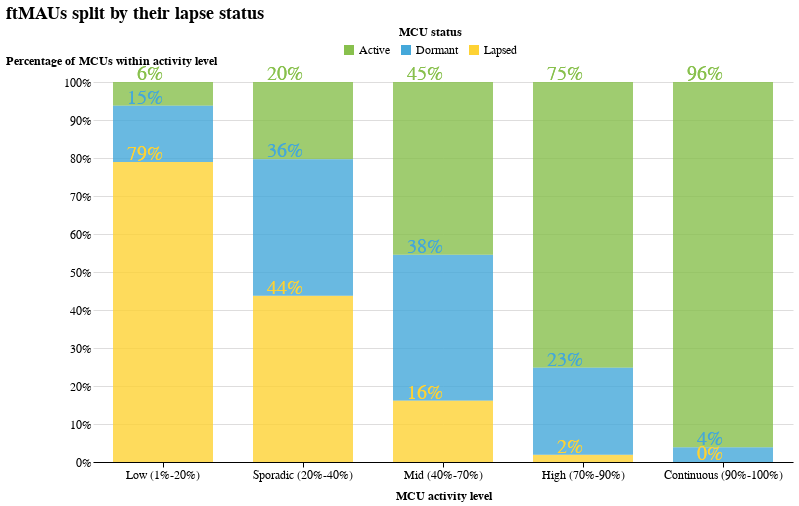

The code cell stored with this chart in its notebook:
### Markdown cell above
As we go more to between 20% and 90% of MCUs there are significantly more customers with 3+ activity periods. We could assume this shows a different type of customer. Here we can outline several main MCU types:

1. No MCU activity - 0%: These are the customers that have topped up the account but not made a card transaction. Obviously all of them have 0 MCU periods, but they could potentially become MCUs since they still have an open N26 account.
2. Low Activity - 1%-20%: These MCUs distinctly have a large share of 1-2 MCU periods. It means that they have only tried using their card for a couple of stretches, but mostly are lapsed. This is only an assumption that we will check in later sections.
3. Mid activity - 20%-90%: There probably is a difference between 21% MCU and 89% MCU, but from the chart above we see that all customers in this large gap are lapsing and returning to card usage, because their 3+ mcu period share is around 80%. These customers are either not convinced or are using N26 cards for a specific purpose that does not lead to every-day use.
4. Continuous activity - 90%-100%: These customers are using their card continuously. We can see that 80% of them have 1-2 MCU periods, so they don't lapse often. More likely when they lapse it causes them dropping to lower brackets and this also signifies a change to different types of MCU.

You might assume that the 90%-100% MCU bracket contains mostly new customers, but in general that is not the case. It was [investigated earlier](https://research.tech26.de/reports/20211206_mcu_insights.html#33) that high activity customers have almost equally high numbers of older MCUs. We will not be looking further into the customer tenure here, refer to the linked study for this info.

# 4. MCU categorisation by lapse<a name="section4"></a>
Finally, let's look at how these customer categories differ by their lapse behaviour. We have two types of lapsed MCUs - dormant and lapsed. It was noticed that 90% of customers who return after lapse do it in 5 months. Therefore we can assume that MCU with over 5 months of inactivity is unlikely to return. This outlines two distinct categories of inactive customers:
1. Lapsed - last MCU activity ended >=6 months before the date of this study.
2. Dormant - customer was an MCU <6 months before the date of this study.

We can now look at the MCU activity rates to see whether they show different lapse behaviour. For this purpose we are not including ftMAUs since they have never lapsed.

### Code cell
data = mcu_rate_vs_lapse
xaxis = "activity_level"
yaxis = "customer_percentage"
col_split = "mcu_status"

x_axis_title = "MCU activity level"
y_axis_title = "Percentage of MCUs within activity level"
chart_title = "ftMAUs split by their lapse status"

column_order = [
    "None (0%)",
    "Low (1%-20%)",
    "Sporadic (20%-40%)",
    "Mid (40%-70%)",
    "High (70%-90%)",
    "Continuous (90%-100%)",
]

base = alt.Chart(data).encode(
    x=alt.X(xaxis + ":O", axis=alt.Axis(title=x_axis_title), sort=column_order)
)

bar = base.mark_bar(size=100).encode(
    y=alt.Y(
        yaxis + ":Q",
        axis=alt.Axis(title=y_axis_title, format=".0%", grid=True),
        scale=alt.Scale(),
        stack="normalize",
    ),
    color=alt.Color(
        col_split, legend=alt.Legend(title="MCU status", legendX=250, legendY=-55)
    ),
)
bar_inside_labels = base.mark_text(size=20, dx=0, dy=-8).encode(
    y=alt.Y(
        yaxis + ":Q",
        axis=alt.Axis(title=y_axis_title, format=".0%", grid=True),
        scale=alt.Scale(),
        stack="normalize",
    ),
    color=alt.Color(col_split, legend=None),
    text=alt.Text("bracket_rate:Q", format=".0%"),
)

nearest = alt.selection(
    type="single", nearest=True, on="mouseover", fields=[xaxis], empty="none"
)
selectors = (
    base.mark_point()
    .encode(
        alt.X(xaxis + ":O", sort=column_order),
        opacity=alt.value(0),
    )
    .add_selection(nearest)
)

bar_select = bar.mark_bar(size=100).encode(
    y=alt.Y(yaxis + ":Q", axis=None, scale=alt.Scale(), stack="normalize"),
    opacity=alt.condition(nearest, alt.value(1), alt.value(0)),
)

alt.layer(
    bar + bar_inside_labels,
    bar_select + bar_inside_labels,
    selectors
    # text_bar
).properties(title=chart_title).resolve_scale(y="independent").configure(
    background="#fff"
)

### Figure 1 — Vega-Lite specification as saved in the notebook (floating-point values rounded to 4 significant figures)
{"width": 700, "height": 380, "config": {"title": {"fontSize": 18, "font": "Karla", "anchor": "start", "fontColor": "#000000"}, "axisX": {"domain": true, "domainColor": "#000000", "domainWidth": 1, "grid": false, "labelFont": "Montserrat", "labelFontSize": 12, "labelAngle": 0, "tickColor": "#000000", "tickSize": 5, "titleFont": "Karla", "titleFontSize": 12, "titlePadding": 10, "title": "X Axis Title (units)"}, "axisY": {"domain": false, "grid": true, "gridColor": "#DEDDDD", "gridWidth": 1, "labelFont": "Montserrat", "labelFontSize": 12, "labelAngle": 0, "ticks": false, "titleFont": "Karla", "titleFontSize": 12, "titlePadding": 10, "title": "Y Axis Title (units)", "titleAngle": 0, "titleY": -15, "titleX": 18}, "range": {"category": ["#88C04D", "#44A8DA", "#FED234", "#A989C5", "#066696", "#FC97C2", "#FF8360", "#B7ABC2"], "diverging": ["#cfe8f3", "#a2d4ec", "#73bfe2", "#46abdb", "#1696d2", "#12719e"]}, "legend": {"labelFont": "Montserrat", "labelFontSize": 12, "symbolType": "square", "symbolSize": 100, "titleFont": "Karla", "titleFontSize": 12, "title": "", "orient": "none", "direction": "horizontal", "titleAnchor": "middle"}, "view": {"stroke": "transparent"}, "background": "#fff", "area": {"fill": "#88C04D"}, "line": {"color": "#88C04D", "stroke": "#88C04D", "strokeWidth": 5}, "trail": {"color": "#88C04D", "stroke": "#88C04D", "strokeWidth": 0, "size": 1}, "path": {"stroke": "#88C04D", "strokeWidth": 0.5}, "point": {"filled": true}, "text": {"font": "Montserrat", "color": "#88C04D", "fontSize": 11, "align": "right", "fontWeight": 400, "size": 11}, "bar": {"size": 40, "binSpacing": 1, "opacity": 0.8, "continuousBandSize": 30, "discreteBandSize": 30, "fill": "#88C04D", "stroke": false}}, "layer": [{"layer": [{"mark": {"type": "bar", "size": 100}, "encoding": {"color": {"field": "mcu_status", "legend": {"legendX": 250, "legendY": -55, "title": "MCU status"}, "type": "nominal"}, "x": {"axis": {"title": "MCU activity level"}, "field": "activity_level", "sort": ["None (0%)", "Low (1%-20%)", "Sporadic (20%-40%)", "Mid (40%-70%)", "High (70%-90%)", "Continuous (90%-100%)"], "type": "ordinal"}, "y": {"axis": {"format": ".0%", "grid": true, "title": "Percentage of MCUs within activity level"}, "field": "customer_percentage", "scale": {}, "stack": "normalize", "type": "quantitative"}}}, {"mark": {"type": "text", "dx": 0, "dy": -8, "size": 20}, "encoding": {"color": {"field": "mcu_status", "legend": null, "type": "nominal"}, "text": {"field": "bracket_rate", "format": ".0%", "type": "quantitative"}, "x": {"axis": {"title": "MCU activity level"}, "field": "activity_level", "sort": ["None (0%)", "Low (1%-20%)", "Sporadic (20%-40%)", "Mid (40%-70%)", "High (70%-90%)", "Continuous (90%-100%)"], "type": "ordinal"}, "y": {"axis": {"format": ".0%", "grid": true, "title": "Percentage of MCUs within activity level"}, "field": "customer_percentage", "scale": {}, "stack": "normalize", "type": "quantitative"}}}]}, {"layer": [{"mark": {"type": "bar", "size": 100}, "encoding": {"color": {"field": "mcu_status", "legend": {"legendX": 250, "legendY": -55, "title": "MCU status"}, "type": "nominal"}, "opacity": {"condition": {"value": 1, "selection": "selector004"}, "value": 0}, "x": {"axis": {"title": "MCU activity level"}, "field": "activity_level", "sort": ["None (0%)", "Low (1%-20%)", "Sporadic (20%-40%)", "Mid (40%-70%)", "High (70%-90%)", "Continuous (90%-100%)"], "type": "ordinal"}, "y": {"axis": null, "field": "customer_percentage", "scale": {}, "stack": "normalize", "type": "quantitative"}}}, {"mark": {"type": "text", "dx": 0, "dy": -8, "size": 20}, "encoding": {"color": {"field": "mcu_status", "legend": null, "type": "nominal"}, "text": {"field": "bracket_rate", "format": ".0%", "type": "quantitative"}, "x": {"axis": {"title": "MCU activity level"}, "field": "activity_level", "sort": ["None (0%)", "Low (1%-20%)", "Sporadic (20%-40%)", "Mid (40%-70%)", "High (70%-90%)", "Continuous (90%-100%)"], "type": "ordinal"}, "y": {"axis": {"format": ".0%", "grid": true, "title": "Percentage of MCUs within activity level"}, "field": "customer_percentage", "scale": {}, "stack": "normalize", "type": "quantitative"}}}]}, {"mark": "point", "encoding": {"opacity": {"value": 0}, "x": {"field": "activity_level", "sort": ["None (0%)", "Low (1%-20%)", "Sporadic (20%-40%)", "Mid (40%-70%)", "High (70%-90%)", "Continuous (90%-100%)"], "type": "ordinal"}}, "selection": {"selector004": {"type": "single", "nearest": true, "on": "mouseover", "fields": ["activity_level"], "empty": "none"}}}], "data": {"name": "data-118a8c9f635152e649538cc7224ee0b1"}, "resolve": {"scale": {"y": "independent"}}, "title": "ftMAUs split by their lapse status", "$schema": "https://vega.github.io/schema/vega-lite/v4.17.0.json", "datasets": {"data-118a8c9f635152e649538cc7224ee0b1": [{"activity_level": "High (70%-90%)", "mcu_status": "Active", "cst": 366405, "customer_percentage": 0.1265, "bracket_rate": 0.752}, {"activity_level": "High (70%-90%)", "mcu_status": "Lapsed", "cst": 9252, "customer_percentage": 0.003194, "bracket_rate": 0.01899}, {"activity_level": "High (70%-90%)", "mcu_status": "Dormant", "cst": 111580, "customer_percentage": 0.03853, "bracket_rate": 0.229}, {"activity_level": "Continuous (90%-100%)", "mcu_status": "Dormant", "cst": 35823, "customer_percentage": 0.01237, "bracket_rate": 0.03897}, {"activity_level": "Continuous (90%-100%)", "mcu_status": "Lapsed", "cst": 6, "customer_percentage": 2.072e-06, "bracket_rate": 6.527e-06}, {"activity_level": "Continuous (90%-100%)", "mcu_status": "Active", "cst": 883422, "customer_percentage": 0.305, "bracket_rate": 0.961}, {"activity_level": "Low (1%-20%)", "mcu_status": "Active", "cst": 34883, "customer_percentage": 0.01204, "bracket_rate": 0.06263}, {"activity_level": "Low (1%-20%)", "mcu_status": "Lapsed", "cst": 439785, "customer_percentage": 0.1518, "bracket_rate": 0.7896}, {"activity_level": "Low (1%-20%)", "mcu_status": "Dormant", "cst": 82276, "customer_percentage": 0.02841, "bracket_rate": 0.1477}, {"activity_level": "Mid (40%-70%)", "mcu_status": "Dormant", "cst": 203845, "customer_percentage": 0.07038, "bracket_rate": 0.3846}, {"activity_level": "Mid (40%-70%)", "mcu_status": "Active", "cst": 240863, "customer_percentage": 0.08316, "bracket_rate": 0.4545}, {"activity_level": "Mid (40%-70%)", "mcu_status": "Lapsed", "cst": 85299, "customer_percentage": 0.02945, "bracket_rate": 0.1609}, {"activity_level": "Sporadic (20%-40%)", "mcu_status": "Lapsed", "cst": 176202, "customer_percentage": 0.06084, "bracket_rate": 0.4374}, {"activity_level": "Sporadic (20%-40%)", "mcu_status": "Active", "cst": 81826, "customer_percentage": 0.02825, "bracket_rate": 0.2031}, {"activity_level": "Sporadic (20%-40%)", "mcu_status": "Dormant", "cst": 144815, "customer_percentage": 0.05, "bracket_rate": 0.3595}]}}
